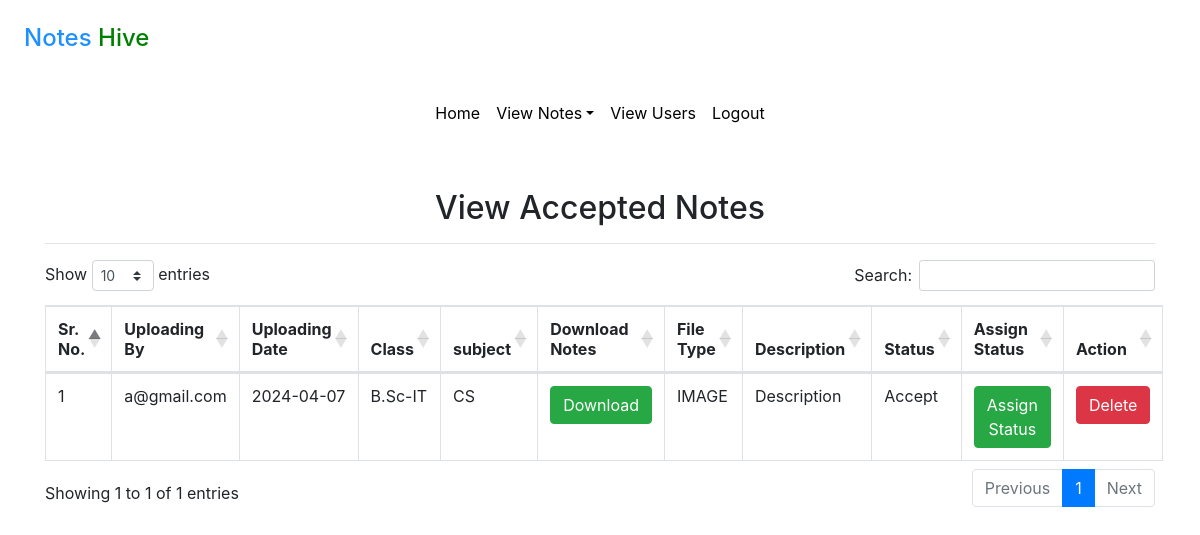
/accepted_notes (signed in), run on the app's committed database.
### notes/models.py (models this page shows, shortened)
class Notes(models.Model):
    user = models.ForeignKey(User, on_delete=models.CASCADE)
    uploadingdate = models.CharField(max_length=30)
    branch = models.CharField(max_length=30)
    subject = models.CharField(max_length=30)
    notesfile = models.FileField(null=True)
    filetype = models.CharField(max_length=30)
    description = models.CharField(max_length=200, null=True)
    status = models.CharField(max_length=15)

### notes/views.py (the view)
# urls.py: path('accepted_notes', accepted_notes, name='accepted_notes'),
def accepted_notes(request):
    if not request.user.is_authenticated:
        return redirect('login_admin')
    notes = Notes.objects.filter(status = "Accept")
    d = {'notes' : notes}
    return render(request, 'accepted_notes.html', d)

### notes/templates/accepted_notes.html (shortened to what this page needs)
{%  extends 'admin_navigation.html' %}
{% load static %}
{% block body %}
<link rel="stylesheet" href="//cdnjs.cloudflare.com/ajax/libs/twitter-bootstrap/4.5.2/css/bootstrap.css">
<link rel="stylesheet" href="https://cdn.datatables.net/1.10.22/css/dataTables.bootstrap4.min.css">
<div class="container mt-5">
    <h2 class="text-center">View Accepted Notes</h2>
    <hr>
    <table class="table table-bordered" id="example">
        <thead>
        <tr>
            <th>Sr. No.</th>
            <th>Uploading By</th>
            <th>Uploading Date</th>
            <th>Class</th>
            <th>subject</th>
            <th>Download Notes</th>
            <th>File Type</th>
            <th>Description</th>
            <th>Status</th>
            <th>Assign Status</th>
            <th>Action</th>
        </tr>
        </thead>
        {% for i in notes %}
        <tbody>
        <tr>
            <td>{{forloop.counter}}</td>
            <td>{{i.user.username}}</td>
            <td>{{i.uploadingdate}}</td>
            <td>{{i.branch}}</td>
            <td>{{i.subject}}</td>
            <td><a href="{{i.notesfile.url}}" class="btn btn-success" download>Download</a></td>
            <td>{{i.filetype}}</td>
            <td>{{i.description}}</td>
            <td>{{i.status}}</td>
            <td><a href="{% url 'assign_status' i.id %}" class="btn btn-success">Assign Status</a></td>
            <td><a href="{% url 'delete_notes' i.id %}" class="btn btn-danger" onclick="return confirm('Are you sure?')">Delete</a></td>
        </tr>
        {% endfor %}
        </tbody>
    </table>
</div>
{% endblock %}

### data on the page
Notes: user.username "a@gmail.com", uploadingdate "2024-04-07", branch "B.Sc-IT", subject "CS", filetype "IMAGE", description "Description", status "Accept"
